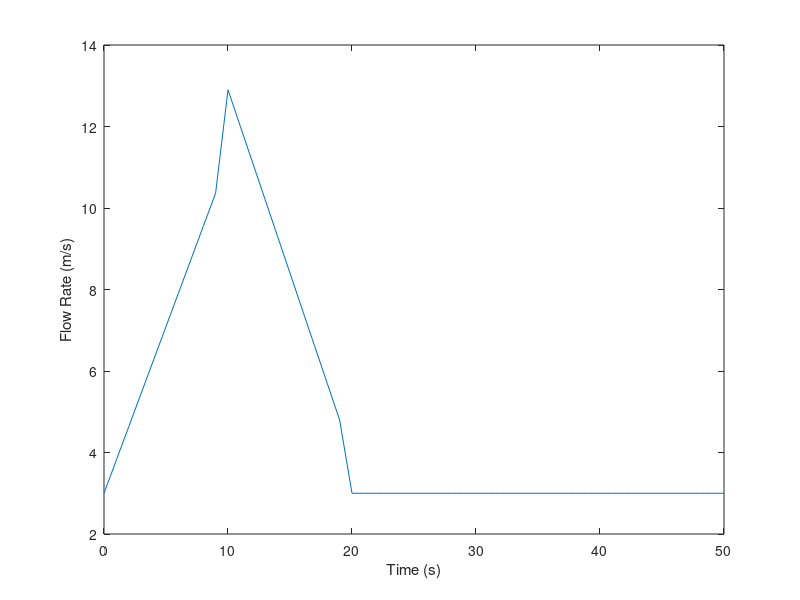
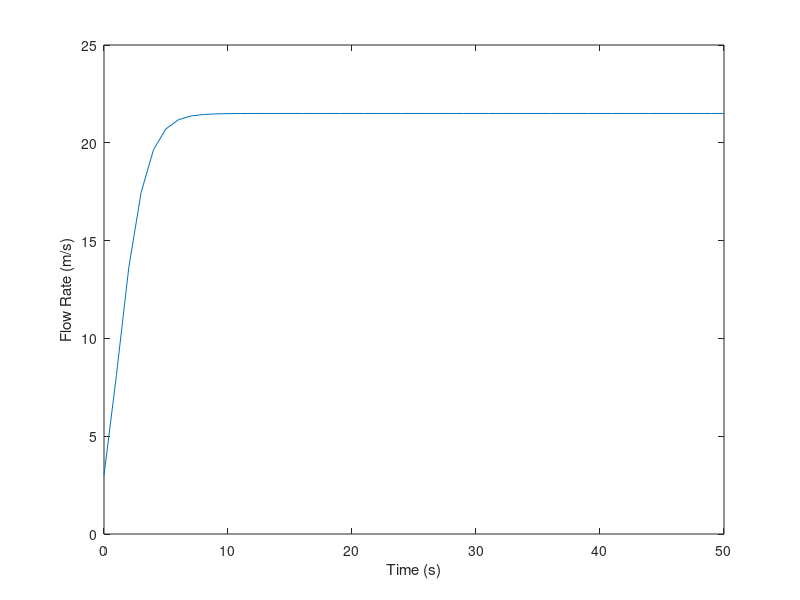
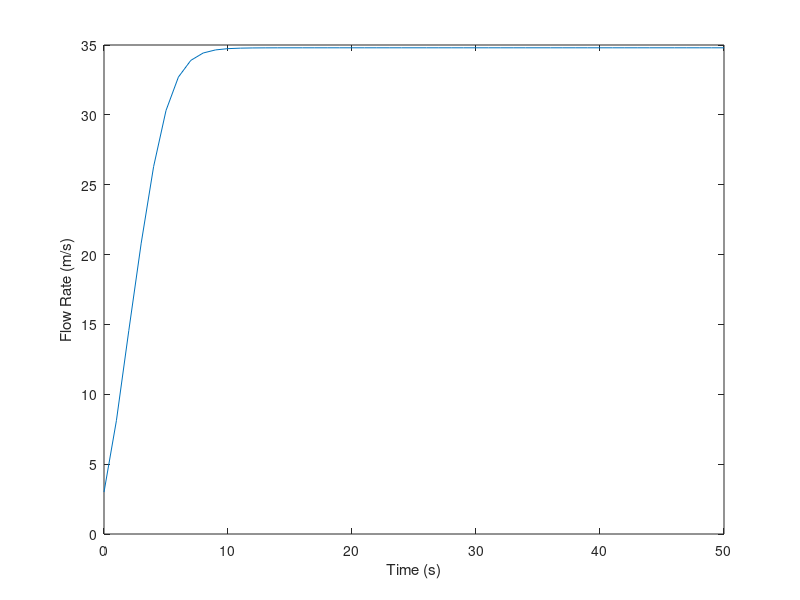
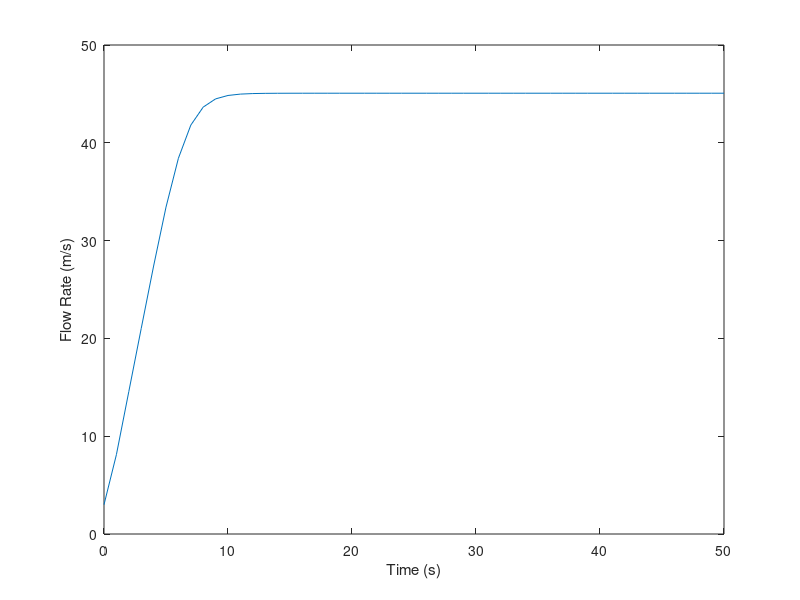

The MATLAB script that drew these images, in order:
% Set values
dx = 100;
x = 0:dx:2000; %channel length is 2000m
B = 5; %channel width is 5m
dt = 1;
t = 0:dt:50; %50 seconds
g = 9.8;
S0 = 0.0005; %slope of channel bed
n = 0.0138; %roughness coefficient 
V = 1.5; %not sure about this velocity completely made up number
h = 3.5; %completely made up for water level
C = 0.5;

% Building
Q = zeros(length(x), length(t));
A = ones(length(x), length(t));

%insert boundary conditions?
Q0 = 3;
Qp = 12;
Qb = 3;
tp = 11;
tb = 21;
Q(:,1) = 3;
A(:,1) = Q0/V;
% Q(1,1:tp) = Q0 + ((Qp-Q0)/(tp));
% Q(1,tp:tb) = Q0 - ((Qp-Q0)/(tb-tp));
% Q(1,tb:length(t)) = Q0;
 


for i = 2:length(x)-1
    for j = 1:length(t)-1 
        R = A(i,j)/((2*h)+B);
        Sf = sqrt((V * n) / R^(2/3));

        alpha = 2 * (Q(i,j) / A(i,j)) + (((g * A(i,j) / B) - (Q(i,j)^2 / A(i,j)^2)) / ((Q(i,j) / A(i,j)) * (5/3 - (4 * R / (3 * B)))));
        beta = g*A(i)*(Sf - S0);

        Q(i,j+1) = Q(i,j) - (dt/dx)*alpha*(Q(i,j)-Q(i-1,j)) + beta*dt;
        %A(i,j+1) = A(i,j) - (dt/dx)*(Q(i,j+1)-Q(i-1,j+1)); %if you take out this line it changes a lot!!!!
    end
    Q(1,1:tp) = Q0 + ((Qp - Q0) / tp) * t(1:tp);
    Q(1,tp:tb) = Q0 - ((Qp - Q0)/(tb - tp)) * (t(tp:tb)-tb);
    Q(1,tb:end) = Q0;
end

figure;
plot(t,Q(1,:));
xlabel('Time (s)');
ylabel('Flow Rate (m/s)');

for y = 2:7
    figure;
    plot(t,Q(y,:));
    xlabel('Time (s)');
    ylabel('Flow Rate (m/s)');
end





